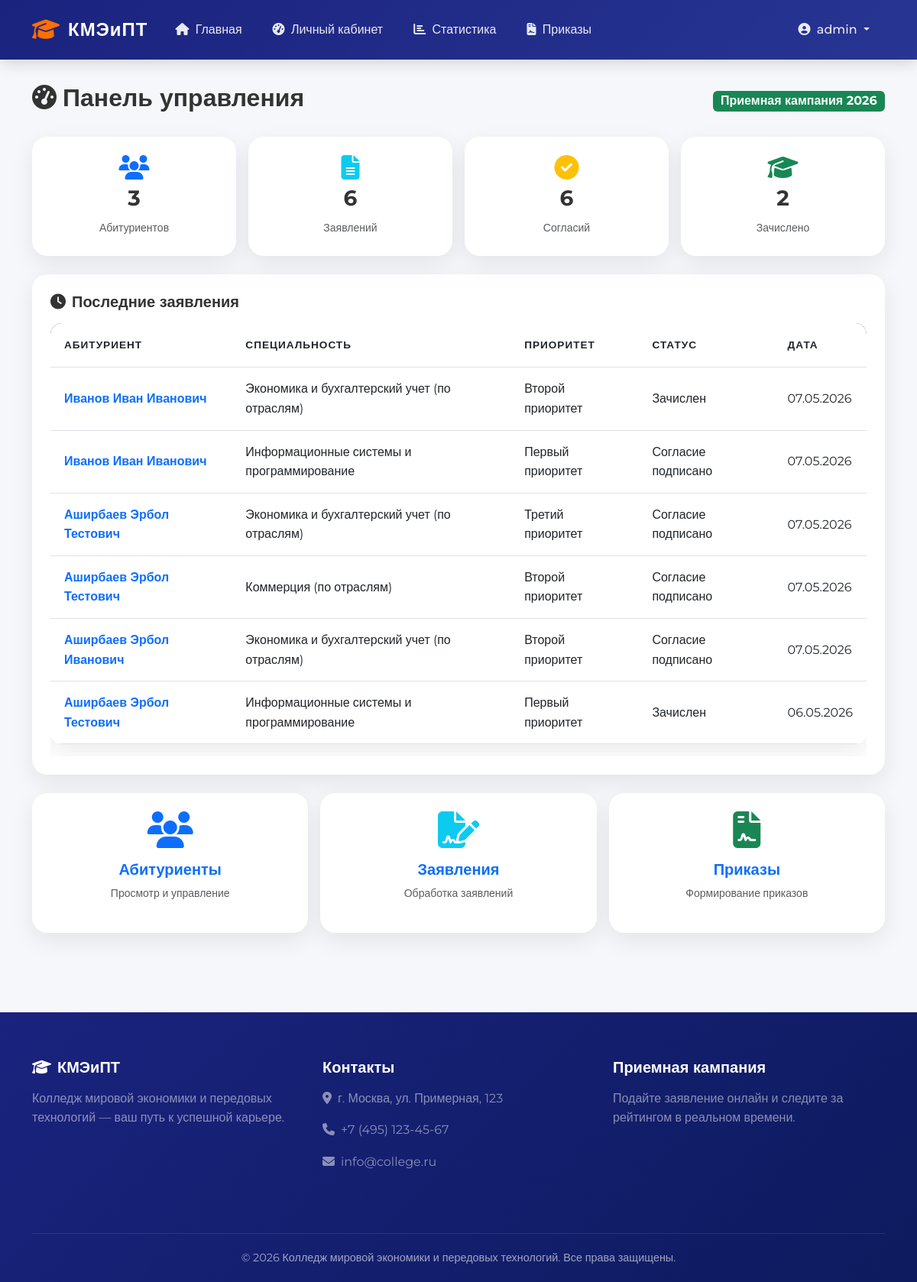
The page /staff/ (signed in) on the database its author committed.
### applicants/models.py (models this page shows, shortened)
class AdmissionCampaign(models.Model):
    year = models.IntegerField(unique=True, verbose_name="Год")
    start_date = models.DateField(verbose_name="Дата начала")
    end_date = models.DateField(verbose_name="Дата окончания")
    is_active = models.BooleanField(default=False, verbose_name="Активна")
    class Meta:
        verbose_name = "Приемная кампания"
        verbose_name_plural = "Приемные кампании"
        ordering = ['-year']

class Application(models.Model):
    PRIORITY_CHOICES = [
        (1, 'Первый приоритет'),
        (2, 'Второй приоритет'),
        (3, 'Третий приоритет'),
    ]
    APP_STATUS = [
        ('draft', 'Черновик'),
        ('submitted', 'Подано'),
        ('agreement_signed', 'Согласие подписано'),
        ('recommended', 'Рекомендован'),
        ('accepted', 'Зачислен'),
    ]
    applicant = models.ForeignKey(
        Applicant,
        on_delete=models.CASCADE,
        related_name='applications',
        verbose_name="Абитуриент"
    )
    campaign = models.ForeignKey(
        AdmissionCampaign,
        on_delete=models.CASCADE,
        verbose_name="Приемная кампания"
    )
    specialization = models.ForeignKey(
        Specialization,
        on_delete=models.CASCADE,
        verbose_name="Специальность"
    )
    priority = models.PositiveSmallIntegerField(
        choices=PRIORITY_CHOICES,
        verbose_name="Приоритет"
    )
    status = models.CharField(
        max_length=20,
        choices=APP_STATUS,
        default='draft',
        verbose_name="Статус заявления"
    )
    is_agreement_signed = models.BooleanField(
        default=False,
        verbose_name="Согласие на зачисление"
    )
    agreement_date = models.DateTimeField(null=True, blank=True)
    submission_date = models.DateTimeField(auto_now_add=True)
    class Meta:
        verbose_name = "Заявление"
        verbose_name_plural = "Заявления"
        unique_together = [
            ['applicant', 'campaign', 'priority'],
            ['applicant', 'campaign', 'specialization'],
        ]
        ordering = ['-submission_date']

class Applicant(models.Model):
    SEX_CHOICES = [('M', 'Мужской'), ('F', 'Женский')]
    STATUS_CHOICES = [
        ('draft', 'Черновик'),
        ('submitted', 'Подано'),
        ('under_review', 'На рассмотрении'),
        ('accepted', 'Зачислен'),
        ('rejected', 'Отказ'),
    ]
    user = models.OneToOneField(
        User,
        on_delete=models.CASCADE,
        related_name='applicant_profile',
        verbose_name="Пользователь"
    )
    patronymic = models.CharField(max_length=150, blank=True, verbose_name="Отчество")
    birth_date = models.DateField(verbose_name="Дата рождения")
    sex = models.CharField(max_length=1, choices=SEX_CHOICES, verbose_name="Пол")
    phone = models.CharField(max_length=20, verbose_name="Телефон")
    snils = models.CharField(max_length=14, blank=True, verbose_name="СНИЛС")
    passport_series = models.CharField(max_length=4, blank=True, verbose_name="Серия паспорта")
    passport_number = models.CharField(max_length=6, blank=True, verbose_name="Номер паспорта")
    address = models.TextField(blank=True, verbose_name="Адрес")
    status = models.CharField(
        max_length=20,
        choices=STATUS_CHOICES,
        default='draft',
        verbose_name="Статус"
    )
    created_at = models.DateTimeField(auto_now_add=True)
    updated_at = models.DateTimeField(auto_now=True)
    class Meta:
        verbose_name = "Абитуриент"
        verbose_name_plural = "Абитуриенты"
        ordering = ['user__last_name', 'user__first_name']
    @property
    def full_name(self):
        return f"{self.user.last_name} {self.user.first_name} {self.patronymic}"

class Specialization(models.Model):
    code = models.CharField(max_length=20, unique=True, verbose_name="Код специальности")
    name = models.CharField(max_length=255, verbose_name="Название")
    faculty = models.CharField(max_length=100, verbose_name="Факультет")
    budget_places = models.PositiveSmallIntegerField(verbose_name="Бюджетные места")
    paid_places = models.PositiveSmallIntegerField(default=0, verbose_name="Платные места")
    min_score = models.PositiveSmallIntegerField(default=100, verbose_name="Мин. проходной балл")
    description = models.TextField(blank=True, verbose_name="Описание")
    is_active = models.BooleanField(default=True, verbose_name="Активна")
    class Meta:
        verbose_name = "Специальность"
        verbose_name_plural = "Специальности"
        ordering = ['code']

### staff/views.py (the view)
# urls.py: path('', views.staff_dashboard, name='staff_dashboard'),
@login_required
@user_passes_test(is_staff_user)
def staff_dashboard(request):
    active_campaign = AdmissionCampaign.objects.filter(is_active=True).first()
    if not active_campaign:
        messages.warning(request, 'Нет активной приемной кампании')
        return render(request, 'staff/dashboard.html', {'campaign': None})
    total_applicants = Applicant.objects.filter(
        applications__campaign=active_campaign
    ).distinct().count()
    total_applications = Application.objects.filter(campaign=active_campaign).count()
    with_agreement = Application.objects.filter(
        campaign=active_campaign,
        is_agreement_signed=True
    ).count()
    accepted = Application.objects.filter(
        campaign=active_campaign,
        status='accepted'
    ).count()
    recent_applications = Application.objects.filter(
        campaign=active_campaign
    ).select_related('applicant', 'specialization').order_by('-submission_date')[:10]
    specializations_stats = []
    for spec in Specialization.objects.filter(is_active=True):
        apps_count = Application.objects.filter(
            campaign=active_campaign,
            specialization=spec
        ).count()
        agreement_count = Application.objects.filter(
            campaign=active_campaign,
            specialization=spec,
            is_agreement_signed=True
        ).count()
        competition = round(apps_count / spec.budget_places, 1) if spec.budget_places > 0 else 0
        specializations_stats.append({
            'name': spec.name,
            'code': spec.code,
            'total': apps_count,
            'with_agreement': agreement_count,
            'budget': spec.budget_places,
            'competition': competition,
        })
    context = {
        'campaign': active_campaign,
        'total_applicants': total_applicants,
        'total_applications': total_applications,
        'with_agreement': with_agreement,
        'accepted': accepted,
        'recent_applications': recent_applications,
        'specializations_stats': specializations_stats,
    }
    return render(request, 'staff/dashboard.html', context)

### templates/staff/dashboard.html (shortened to what this page needs)
{% extends 'base.html' %}
{% block content %}
<div class="container py-4">
    <div class="d-flex justify-content-between align-items-center mb-4">
        <h2 class="fw-bold">
            <i class="fas fa-tachometer-alt me-2"></i>Панель управления
        </h2>
        <span class="badge bg-success fs-6">Приемная кампания {{ campaign.year }}</span>
    </div>
    <div class="row g-3 mb-4">
        <div class="col-md-3">
            <div class="card-custom">
                <div class="card-body text-center p-4">
                    <i class="fas fa-users fa-2x text-primary mb-2"></i>
                    <h3 class="fw-bold">{{ total_applicants }}</h3>
                    <small class="text-muted">Абитуриентов</small>
                </div>
            </div>
        </div>
        <div class="col-md-3">
            <div class="card-custom">
                <div class="card-body text-center p-4">
                    <i class="fas fa-file-alt fa-2x text-info mb-2"></i>
                    <h3 class="fw-bold">{{ total_applications }}</h3>
                    <small class="text-muted">Заявлений</small>
                </div>
            </div>
        </div>
        <div class="col-md-3">
            <div class="card-custom">
                <div class="card-body text-center p-4">
                    <i class="fas fa-check-circle fa-2x text-warning mb-2"></i>
                    <h3 class="fw-bold">{{ with_agreement }}</h3>
                    <small class="text-muted">Согласий</small>
                </div>
            </div>
        </div>
        <div class="col-md-3">
            <div class="card-custom">
                <div class="card-body text-center p-4">
                    <i class="fas fa-graduation-cap fa-2x text-success mb-2"></i>
                    <h3 class="fw-bold">{{ accepted }}</h3>
                    <small class="text-muted">Зачислено</small>
                </div>
            </div>
        </div>
    </div>
    <div class="card-custom mb-4">
        <div class="card-body p-4">
            <h5 class="fw-bold mb-3">
                <i class="fas fa-clock me-2"></i>Последние заявления
            </h5>
            <div class="table-responsive">
                <table class="table table-modern">
                    <thead>
                        <tr>
                            <th>Абитуриент</th>
                            <th>Специальность</th>
                            <th>Приоритет</th>
                            <th>Статус</th>
                            <th>Дата</th>
                        </tr>
                    </thead>
                    <tbody>
                        {% for app in recent_applications %}
                        <tr>
                            <td>
                                <a href="{% url 'staff_applicant_detail' app.applicant.pk %}" class="fw-bold text-decoration-none">
                                    {{ app.applicant.full_name }}
                                </a>
                            </td>
                            <td>{{ app.specialization.name }}</td>
                            <td>{{ app.get_priority_display }}</td>
                            <td>{{ app.get_status_display }}</td>
                            <td>{{ app.submission_date|date:"d.m.Y" }}</td>
                        </tr>
                        {% empty %}
                        <tr><td colspan="5" class="text-center">Нет заявлений</td></tr>
                        {% endfor %}
                    </tbody>
                </table>
            </div>
        </div>
    </div>
    <div class="row g-3">
        <div class="col-md-4">
            <a href="{% url 'staff_applicants' %}" class="text-decoration-none">
                <div class="card-custom p-4 text-center">
                    <i class="fas fa-users fa-3x text-primary mb-3"></i>
                    <h5 class="fw-bold">Абитуриенты</h5>
                    <p class="text-muted small">Просмотр и управление</p>
                </div>
            </a>
        </div>
        <div class="col-md-4">
            <a href="{% url 'staff_applications' %}" class="text-decoration-none">
                <div class="card-custom p-4 text-center">
                    <i class="fas fa-file-signature fa-3x text-info mb-3"></i>
                    <h5 class="fw-bold">Заявления</h5>
                    <p class="text-muted small">Обработка заявлений</p>
                </div>
            </a>
        </div>
        <div class="col-md-4">
            <a href="{% url 'enrollment_orders' %}" class="text-decoration-none">
                <div class="card-custom p-4 text-center">
                    <i class="fas fa-file-contract fa-3x text-success mb-3"></i>
                    <h5 class="fw-bold">Приказы</h5>
                    <p class="text-muted small">Формирование приказов</p>
                </div>
            </a>
        </div>
    </div>
</div>
{% endblock %}

### templates/base.html (shortened to what this page needs)
<!DOCTYPE html>
<html lang="ru">
<head>
    <link href="https://cdn.jsdelivr.net/npm/bootstrap@5.3.0/dist/css/bootstrap.min.css" rel="stylesheet">
    <link rel="stylesheet" href="https://cdnjs.cloudflare.com/ajax/libs/font-awesome/6.4.0/css/all.min.css">
    <link rel="stylesheet" href="https://cdnjs.cloudflare.com/ajax/libs/animate.css/4.1.1/animate.min.css">
</head>
<body>
    <nav class="navbar navbar-expand-lg fixed-top" id="navbar">
        <div class="container">
            <a class="navbar-brand" href="{% url 'home' %}">
                <i class="fas fa-graduation-cap"></i> КМЭиПТ
            </a>
            <div class="collapse navbar-collapse" id="navbarNav">
                <ul class="navbar-nav me-auto">
                    <li class="nav-item">
                        <a class="nav-link" href="{% url 'home' %}">
                            <i class="fas fa-home me-1"></i> Главная
                        </a>
                    </li>
                    {% if user.is_authenticated %}
                    <li class="nav-item">
                        <a class="nav-link" href="{% url 'dashboard' %}">
                            <i class="fas fa-tachometer-alt me-1"></i> Личный кабинет
                        </a>
                    </li>
                    {% endif %}
                    {% if user.is_staff %}
                    <li class="nav-item">
                        <a class="nav-link" href="{% url 'statistics' %}">
                            <i class="fas fa-chart-bar me-1"></i> Статистика
                        </a>
                    </li>
                    <li class="nav-item">
                        <a class="nav-link" href="{% url 'enrollment_orders' %}">
                            <i class="fas fa-file-contract me-1"></i> Приказы
                        </a>
                    </li>
                    {% endif %}
                </ul>
                <ul class="navbar-nav">
                    {% if user.is_authenticated %}
                    <li class="nav-item dropdown">
                        <a class="nav-link dropdown-toggle" href="#" data-bs-toggle="dropdown">
                            <i class="fas fa-user-circle me-1"></i>
                            {{ user.get_full_name|default:user.username }}
                        </a>
                    </li>
                    {% endif %}
                </ul>
            </div>
        </div>
    </nav>
    <main>
        {% block content %}{% endblock %}
    </main>
    <footer class="footer">
        <div class="container">
            <div class="row">
                <div class="col-md-4 mb-4">
                    <h5 class="fw-bold mb-3">
                        <i class="fas fa-graduation-cap me-2"></i>КМЭиПТ
                    </h5>
                    <p class="text-white-50">Колледж мировой экономики и передовых технологий — ваш путь к успешной карьере.</p>
                </div>
                <div class="col-md-4 mb-4">
                    <h5 class="fw-bold mb-3">Контакты</h5>
                    <p class="text-white-50"><i class="fas fa-map-marker-alt me-2"></i>г. Москва, ул. Примерная, 123</p>
                    <p class="text-white-50"><i class="fas fa-phone me-2"></i>+7 (495) 123-45-67</p>
                    <p class="text-white-50"><i class="fas fa-envelope me-2"></i>info@college.ru</p>
                </div>
                <div class="col-md-4 mb-4">
                    <h5 class="fw-bold mb-3">Приемная кампания</h5>
                    <p class="text-white-50">Подайте заявление онлайн и следите за рейтингом в реальном времени.</p>
                </div>
            </div>
            <div class="footer-bottom">
                <p class="mb-0">&copy; 2026 Колледж мировой экономики и передовых технологий. Все права защищены.</p>
            </div>
        </div>
    </footer>
</body>
</html>

### rows shown on the page
AdmissionCampaign: year "2026"
Application: applicant.full_name "Иванов Иван Иванович", specialization.name "Экономика и бухгалтерский учет (по отраслям)", priority "Второй приоритет", status "Зачислен", submission_date "07.05.2026"
Application: applicant.full_name "Иванов Иван Иванович", specialization.name "Информационные системы и программирование", priority "Первый приоритет", status "Согласие подписано", submission_date "07.05.2026"
Application: applicant.full_name "Аширбаев Эрбол Тестович", specialization.name "Экономика и бухгалтерский учет (по отраслям)", priority "Третий приоритет", status "Согласие подписано", submission_date "07.05.2026"
Application: applicant.full_name "Аширбаев Эрбол Тестович", specialization.name "Коммерция (по отраслям)", priority "Второй приоритет", status "Согласие подписано", submission_date "07.05.2026"
Application: applicant.full_name "Аширбаев Эрбол Иванович", specialization.name "Экономика и бухгалтерский учет (по отраслям)", priority "Второй приоритет", status "Согласие подписано", submission_date "07.05.2026"
Application: applicant.full_name "Аширбаев Эрбол Тестович", specialization.name "Информационные системы и программирование", priority "Первый приоритет", status "Зачислен", submission_date "06.05.2026"

### other values the page prints
{{ user.get_full_name|default:user.username }} "admin"
{{ total_applicants }} "3"
{{ total_applications }} "6"
{{ with_agreement }} "6"
{{ accepted }} "2"
